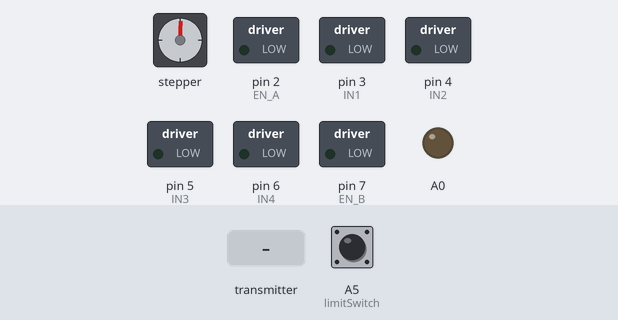
This sketch was run on a simulated Arduino Uno, built with avr-gcc and run on an emulated ATmega328P. On the bench: stepper motor, switched loads named in the sketch (green lamp = pin HIGH), output pins drawn as LEDs (lit = HIGH). The test bench sets the inputs (shaded band); at power-on: A5 (limitSwitch) HIGH. No radio packets arrive unless stated; stepper angles assume 4096 steps per turn.

Above: at 0.8 s.
0.9 s: A5 (limitSwitch) pulled LOW for 0.15 s
3.9 s: the transmitter starts sending pan = 64
At 5.6 s:
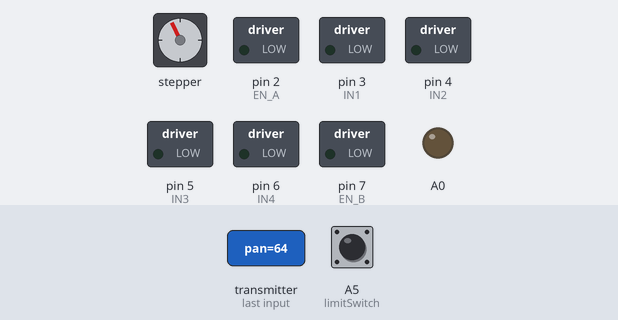
6.9 s: the transmitter starts sending left = 0
At 7.6 s:
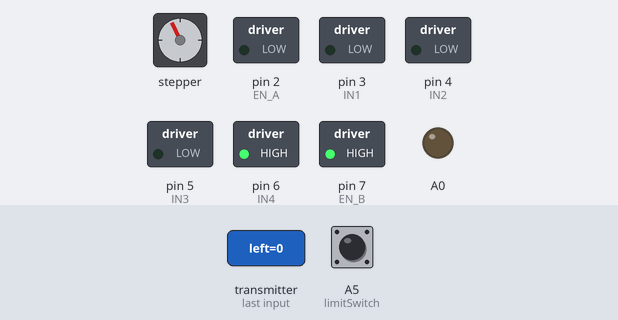
8.4 s: the transmitter starts sending right = 0
At 8.8 s:
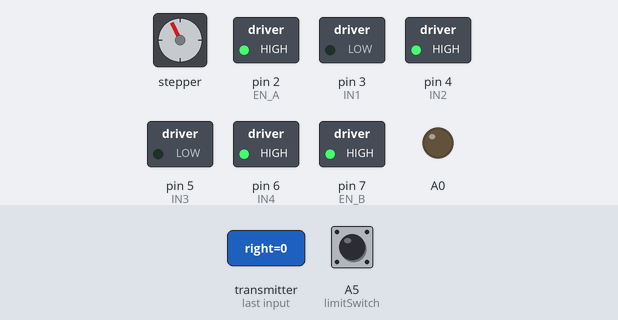
Timing chart, 0 to 10.9 s (numbered marks = the images above; inputs shaded):
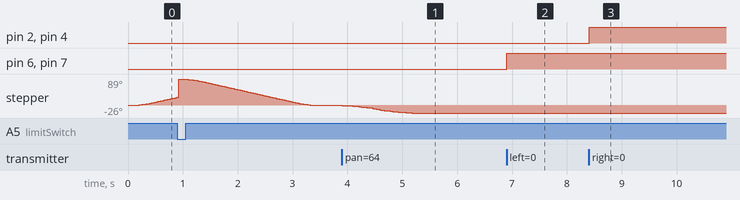

The sketch:

roomba_receiver2.ino
```cpp
/*
    DIY Arduino based RC Transmitter Project
              == Receiver Code ==

  by Dejan Nedelkovski, www.HowToMechatronics.com
  Library: TMRh20/RF24, https://github.com/tmrh20/RF24/
*/
#include <SPI.h>
#include <nRF24L01.h>
#include <RF24.h>

// Include the AccelStepper library:
#include <AccelStepper.h>

// Motor pin definitions:
#define motorPin1  A1      // IN1 on the ULN2003 driver
#define motorPin2  A2     // IN2 on the ULN2003 driver
#define motorPin3  A3     // IN3 on the ULN2003 driver
#define motorPin4  A4     // IN4 on the ULN2003 driver
#define limitSwitch A5

// Define the AccelStepper interface type; 4 wire motor in half step mode:
#define MotorInterfaceType 8

// Initialize with pin sequence IN1-IN3-IN2-IN4 for using the AccelStepper library with 28BYJ-48 stepper motor:
AccelStepper stepper = AccelStepper(MotorInterfaceType, motorPin1, motorPin3, motorPin2, motorPin4);

RF24 radio(9, 10);   // nRF24L01 (CE, CSN)
const byte address[6] = "00001";

unsigned long lastReceiveTime = 0;
unsigned long currentTime = 0;

// Max size of this struct is 32 bytes - NRF24L01 buffer limit
struct Data_Package {
  byte left;
  byte right;
  byte pan;
  byte tilt;
  byte button1;
  byte button2;
  byte button3;
  byte button4;
};
int oldpan = 0;

//Motor Pins
int EN_A = 2;      //Enable pin for first motor
int IN1 = 3;       //control pin for first motor
int IN2 = 4;       //control pin for first motor
int IN3 = 5;        //control pin for second motor
int IN4 = 6;        //control pin for second motor
int EN_B = 7;      //Enable pin for second motor
int motor_speed = 0;

Data_Package data; //Create a variable with the above structure

void setup() {
  //Serial.begin(9600);
  radio.begin();
  radio.openReadingPipe(0, address);
  radio.setAutoAck(false);
  radio.setDataRate(RF24_250KBPS);
  radio.setPALevel(RF24_PA_LOW);
  radio.startListening(); //  Set the module as receiver
  resetData();

   //Initializing the motor pins as output
  pinMode(EN_A, OUTPUT);
  pinMode(IN1, OUTPUT);
  pinMode(IN2, OUTPUT);
  pinMode(IN3, OUTPUT);
  pinMode(IN4, OUTPUT);
  pinMode(EN_B, OUTPUT);

  pinMode(A0, OUTPUT);
  //pinMode(A1, OUTPUT);

  //stepper motor:
  // Set the maximum steps per second:
  stepper.setMaxSpeed(500);
  // Set the maximum acceleration in steps per second^2:
  stepper.setAcceleration(1000);

  pinMode(limitSwitch, INPUT_PULLUP);//init limit switch for camera gimbal

  // Set target position:
  stepper.moveTo(10000); //positive is down in this robot. Move way down
  // Run to position with set speed and acceleration:
  while (digitalRead(limitSwitch) == HIGH) {
    stepper.run();//run until hitting limit switch
  }
  //then set current position to 1024. 0 is now straight ahead
  stepper.setCurrentPosition(1024);
  // Set target position:
  stepper.moveTo(0);
  // Run to position with set speed and acceleration:
  stepper.runToPosition();

}
void loop() {
  // Check whether there is data to be received
  if (radio.available()) {
    radio.read(&data, sizeof(Data_Package)); // Read the whole data and store it into the 'data' structure
    lastReceiveTime = millis(); // At this moment we have received the data
  }
  // Check whether we keep receving data, or we have a connection between the two modules
  currentTime = millis();
  if ( currentTime - lastReceiveTime > 1000 ) { // If current time is more then 1 second since we have recived the last data, that means we have lost connection
    resetData(); // If connection is lost, reset the data. It prevents unwanted behavior, for example if a drone has a throttle up and we lose connection, it can keep flying unless we reset the values
  }

  //control motors:

  if (data.right < 127){     //Rotating the right motor backwards
    motor_speed = map(data.right, 126, 0, 0, 255);   //Mapping the values to 0-255 to move the motor
    digitalWrite(IN1, LOW);
    digitalWrite(IN2, HIGH);
    analogWrite(EN_A, motor_speed);
  }
  else if (data.right > 127) {
    motor_speed = map(data.right, 128, 255, 0, 255);   //Mapping the values to 0-255 to move the motor
    digitalWrite(IN1, HIGH);
    digitalWrite(IN2, LOW);
    analogWrite(EN_A, motor_speed);
  } else {
    //Disable motor
    digitalWrite(IN1, LOW);
    digitalWrite(IN2, LOW);
  }

  if (data.left < 127){     //Rotating the left motor backwards
    motor_speed = map(data.left, 126, 0, 0, 255);   //Mapping the values to 0-255 to move the motor
    digitalWrite(IN3, LOW);
    digitalWrite(IN4, HIGH);
    analogWrite(EN_B, motor_speed);
  }
  else if (data.left > 127) {
    motor_speed = map(data.left, 128, 255, 0, 255);   //Mapping the values to 0-255 to move the motor
    digitalWrite(IN3, HIGH);
    digitalWrite(IN4, LOW);
    analogWrite(EN_B, motor_speed);
  } else {
    //Disable motor
    digitalWrite(IN3, LOW);
    digitalWrite(IN4, LOW);
  }

  //control button output
  if (data.button1 == 1) {
    digitalWrite(A0, HIGH);
  } else {
    digitalWrite(A0, LOW);
  }

  //control pan servo output. data.pan contains 1024 to -1024
  int pantarget = map(data.pan, 0, 100, 1024, -1024);
  if (pantarget != data.pan) {//if needs updating
    stepper.moveTo(pantarget); //this uses some time to calculate accel and such, so better only do if neccesary
  }
  stepper.run();//always keep running

  // Print the data in the Serial Monitor
  /*Serial.print("left: ");
  Serial.print(data.left);
  Serial.print("; right: ");
  Serial.print(data.right);
  Serial.print("; button1: ");
  Serial.print(data.button1);
  Serial.print("; pan: ");
  Serial.println(data.pan); */
}

void resetData() {
  // Reset the values when there is no radio connection - Set initial default values
  data.left = 127;
  data.right = 127;
  data.pan = 50;
  data.tilt = 127;
  data.button1 = 0;
  data.button2 = 1;
  data.button3 = 1;
  data.button4 = 1;
}
```

Measured:
- after the input at 3.9 s, stepper: turns 26° counter-clockwise in 1.3 s, starting at once
- after the input at 6.9 s, pin 6 (IN4), pin 7 (EN_B): LOW → HIGH at once
- after the input at 8.4 s, pin 2 (EN_A), pin 4 (IN2): LOW → HIGH at once
